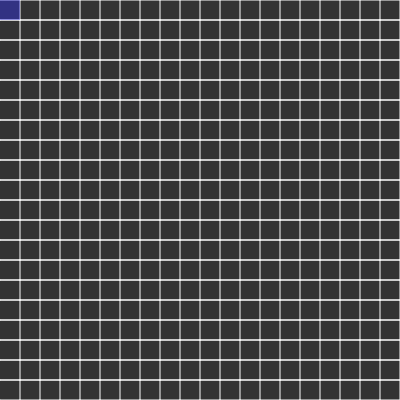
Frame 1 (no input)
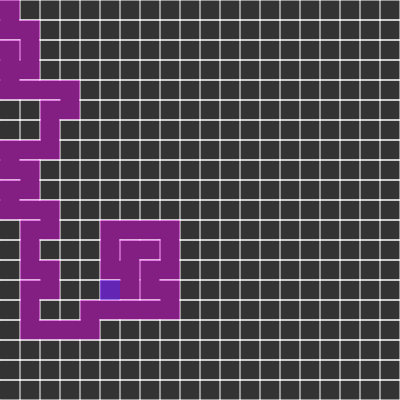
Frame 60 (no input)
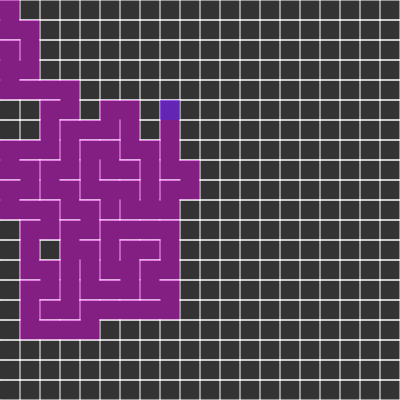
Frame 120 (the mouse pressed at the canvas centre since frame 60)

The p5.js sketch that drew these frames (run headless with seeded random() and noise() and a simulated clock; from frame 60 on, the mouse is pressed at the canvas centre):

// p5.js sketch
// ── sketch.js
var cols, rows;
var w = 20;
var grid = [];
var stack = [];

var current;

function setup() {
  createCanvas(400, 400);
  cols = floor(width/w);
  rows = floor(height/w);
  for (var i = 0; i < rows; i++){
    for (var j = 0; j < cols; j++){
      var cell = new Cell(j, i);
      grid.push(cell);
    }
  }
  current = grid[0];
  // frameRate(5);
}

function draw() {
  background(51);
  for (var i = 0; i < grid.length; i++){
    grid[i].show();
  }
  var next = current.checkNeighbors();
  current.visited = true;
  current.highlight();

  if (next) {
    next.visited = true;
    stack.push(current);
    removeWalls(current, next);
    current = next;
  } else if (stack.length > 0) {
    current = stack.pop();
  }
}

function index(i, j) {
  if (i < 0 || j < 0 || i > cols - 1 || j > rows - 1 ) {
    return -1;
  }
  return i + j * cols;
}

function Cell(i, j) {
  this.i = i;
  this.j = j;
  this.walls = [true, true, true, true];
  this.visited = false;

  this.highlight = function() {
    var x = this.i*w;
    var y = this.j*w;
    noStroke();
    fill(50, 50, 255, 100);
    rect(x, y, w, w);
  }

  this.checkNeighbors = () => {
    var neighbors = [];

    var top    = grid[index(i    , j - 1)]
    var right  = grid[index(i + 1, j)]
    var bottom = grid[index(i    , j + 1)]
    var left   = grid[index(i - 1, j)]

    if (top && !top.visited)       { neighbors.push(top) }
    if (right && !right.visited)   { neighbors.push(right) }
    if (bottom && !bottom.visited) { neighbors.push(bottom) }
    if (left&& !left.visited)      { neighbors.push(left) }

    if (neighbors.length > 0) {
      var r = floor(random(0, neighbors.length));
      return neighbors[r]
    } else {
      return undefined;
    }
  }

  this.show = () => {
    stroke(255);
    var x = this.i*w;
    var y = this.j*w;

    if (this.walls[0]){
      line(x, y, x+w, y); // top
    }
    if (this.walls[1]) {
      line(x+w, y, x+w, y+w); // right
    }
    if (this.walls[2]) {
      line(x+w, y+w, x, y+w); // bottom
    }
    if (this.walls[3]) {
      line(x, y+w, x, y+w); // left
    }

    if (this.visited) {
      noStroke();
      fill(255, 0, 255, 100);
      rect(x, y, w, w);
    }
  }
}

function removeWalls(a, b){
  var x = a.i - b.i;
  var y = a.j - b.j;
  if (x === 1){
    a.walls[3] = false;
    b.walls[1] = false;
  } else if (x === -1) {
    a.walls[1] = false;
    b.walls[3] = false;
  }
  if (y === 1){
    a.walls[0] = false;
    b.walls[2] = false;
  } else if (y === -1) {
    a.walls[2] = false;
    b.walls[0] = false;
  }
}

// ── cell.js
function Cell(i, j) {
  this.i = i;
  this.j = j;
  this.walls = [true, true, true, true];
  this.visited = false;

  this.highlight = function() {
    var x = this.i*w;
    var y = this.j*w;
    noStroke();
    fill(50, 50, 255, 100);
    rect(x, y, w, w);
  }

  this.checkNeighbors = () => {
    var neighbors = [];

    var top    = grid[index(i    , j - 1)]
    var right  = grid[index(i + 1, j)]
    var bottom = grid[index(i    , j + 1)]
    var left   = grid[index(i - 1, j)]

    if (top && !top.visited)       { neighbors.push(top) }
    if (right && !right.visited)   { neighbors.push(right) }
    if (bottom && !bottom.visited) { neighbors.push(bottom) }
    if (left&& !left.visited)      { neighbors.push(left) }

    if (neighbors.length > 0) {
      var r = floor(random(0, neighbors.length));
      return neighbors[r]
    } else {
      return undefined;
    }
  }

  this.show = () => {
    stroke(255);
    var x = this.i*w;
    var y = this.j*w;

    if (this.walls[0]){
      line(x, y, x+w, y); // top
    }
    if (this.walls[1]) {
      line(x+w, y, x+w, y+w); // right
    }
    if (this.walls[2]) {
      line(x+w, y+w, x, y+w); // bottom
    }
    if (this.walls[3]) {
      line(x, y+w, x, y+w); // left
    }

    if (this.visited) {
      noStroke();
      fill(255, 0, 255, 100);
      rect(x, y, w, w);
    }
  }
}
